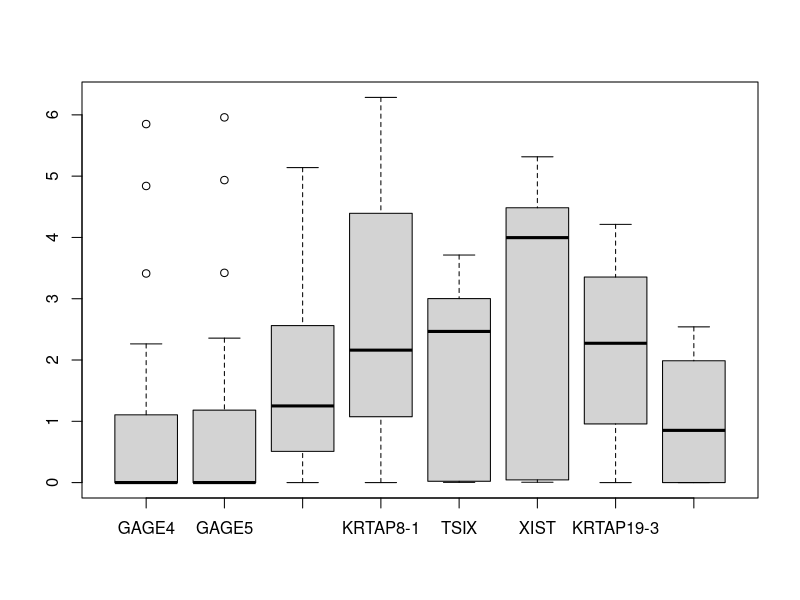

Generate this figure with R:
####################
#QUESTION 2 SOLUTION 
####################

png(file = "boxplot.png")

#Data is loaded as data frames
data_healthy <- read.delim("normal_skin_8genes_10samples.txt")
data_diseased <- read.delim("psoriasis_skin_8genes_10samples.txt")



#First, healthy and diseased samples are merged in one data frame
merged_dframe <- cbind(data_healthy, data_diseased)


boxplot(t(merged_dframe))

#Saving file
dev.off()

